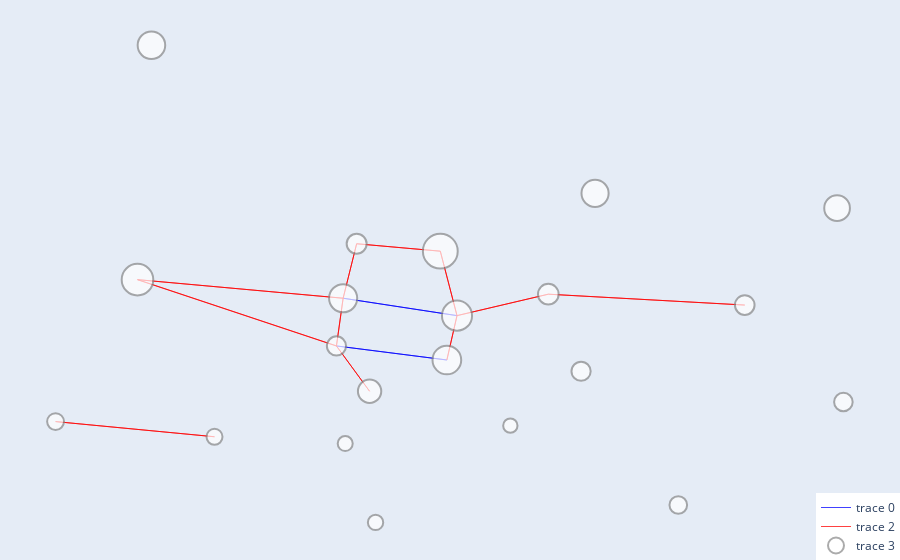

This figure's notebook cell:
### Code cell
G3, trip_counts3 = define_graph(short_trips)
G3 = update_node_sizes(G3, income, var_of_interest)
positions = get_positions(gdf)
edge_colors3, edge_widths3 = set_art(G3, 0.6)
plotly_graph(G3, positions, edge_colors3, edge_widths3, var_of_interest)

### Figure 1 — Plotly figure (JSON) as saved in the notebook; plotly's stock layout.template omitted (floating-point values rounded to 4 significant figures)
{"data": [{"hoverinfo": "none", "line": {"color": "blue", "width": 0.7483}, "mode": "lines", "type": "scatter", "x": [-3.705, -3.676, null, -3.676, -3.705, null, -3.704, -3.674, null, -3.674, -3.704, null, -3.573, -3.573, null], "y": [40.42, 40.41, null, 40.41, 40.42, null, 40.44, 40.43, null, 40.43, 40.44, null, 40.39, 40.39, null]}, {"hoverinfo": "none", "line": {"color": "green", "width": 0.7483}, "mode": "lines", "type": "scatter", "x": [], "y": []}, {"hoverinfo": "none", "line": {"color": "red", "width": 0.7483}, "mode": "lines", "type": "scatter", "x": [-3.705, -3.705, null, -3.705, -3.697, null, -3.705, -3.704, null, -3.705, -3.757, null, -3.697, -3.705, null, -3.697, -3.697, null, -3.676, -3.676, null, -3.676, -3.674, null, -3.704, -3.705, null, -3.704, -3.7, null, -3.704, -3.704, null, -3.704, -3.757, null, -3.757, -3.705, null, -3.757, -3.704, null, -3.757, -3.757, null, -3.674, -3.676, null, -3.674, -3.674, null, -3.674, -3.678, null, -3.674, -3.65, null, -3.678, -3.674, null, -3.678, -3.678, null, -3.678, -3.7, null, -3.65, -3.674, null, -3.65, -3.65, null, -3.65, -3.599, null, -3.7, -3.678, null, -3.7, -3.7, null, -3.7, -3.704, null, -3.754, -3.754, null, -3.779, -3.779, null, -3.779, -3.737, null, -3.737, -3.779, null, -3.737, -3.737, null, -3.703, -3.703, null, -3.66, -3.66, null, -3.641, -3.641, null, -3.599, -3.65, null, -3.599, -3.599, null, -3.638, -3.638, null, -3.695, -3.695, null, -3.616, -3.616, null, -3.575, -3.575, null], "y": [40.42, 40.42, null, 40.42, 40.4, null, 40.42, 40.44, null, 40.42, 40.45, null, 40.4, 40.42, null, 40.4, 40.4, null, 40.41, 40.41, null, 40.41, 40.43, null, 40.44, 40.42, null, 40.44, 40.46, null, 40.44, 40.44, null, 40.44, 40.45, null, 40.45, 40.42, null, 40.45, 40.44, null, 40.45, 40.45, null, 40.43, 40.41, null, 40.43, 40.43, null, 40.43, 40.46, null, 40.43, 40.44, null, 40.46, 40.43, null, 40.46, 40.46, null, 40.46, 40.46, null, 40.44, 40.43, null, 40.44, 40.44, null, 40.44, 40.43, null, 40.46, 40.46, null, 40.46, 40.46, null, 40.46, 40.44, null, 40.54, 40.54, null, 40.39, 40.39, null, 40.39, 40.38, null, 40.38, 40.39, null, 40.38, 40.38, null, 40.38, 40.38, null, 40.38, 40.38, null, 40.41, 40.41, null, 40.43, 40.44, null, 40.43, 40.43, null, 40.48, 40.48, null, 40.34, 40.34, null, 40.35, 40.35, null, 40.48, 40.48, null]}, {"hoverinfo": "text", "marker": {"color": "white", "line": {"color": "#888", "width": 2}, "size": [19.18, 23.35, 28.72, 28.14, 31.6, 30.11, 34.84, 20.66, 20.0, 27.56, 16.89, 16.02, 15.01, 14.34, 19.21, 19.66, 27.16, 15.34, 17.64, 18.57, 25.7]}, "mode": "markers", "text": ["Node 2807901", "Node 2807902", "Node 2807903", "Node 2807907", "Node 2807909", "Node 2807904", "Node 2807905", "Node 2807915", "Node 2807906", "Node 2807908", "Node 2807910", "Node 2807911", "Node 2807912", "Node 2807913", "Node 2807914", "Node 2807920", "Node 2807916", "Node 2807917", "Node 2807918", "Node 2807919", "Node 2807921"], "type": "scatter", "x": [-3.705, -3.697, -3.676, -3.704, -3.757, -3.674, -3.678, -3.65, -3.7, -3.754, -3.779, -3.737, -3.703, -3.66, -3.641, -3.599, -3.638, -3.695, -3.616, -3.573, -3.575], "y": [40.42, 40.4, 40.41, 40.44, 40.45, 40.43, 40.46, 40.44, 40.46, 40.54, 40.39, 40.38, 40.38, 40.38, 40.41, 40.43, 40.48, 40.34, 40.35, 40.39, 40.48]}], "layout": {"hovermode": "closest", "legend": {"x": 1, "xanchor": "right", "y": 0, "yanchor": "bottom"}, "margin": {"b": 0, "l": 0, "r": 0, "t": 0}, "showlegend": true, "xaxis": {"showgrid": false, "showticklabels": false, "zeroline": false}, "yaxis": {"showgrid": false, "showticklabels": false, "zeroline": false}}}
